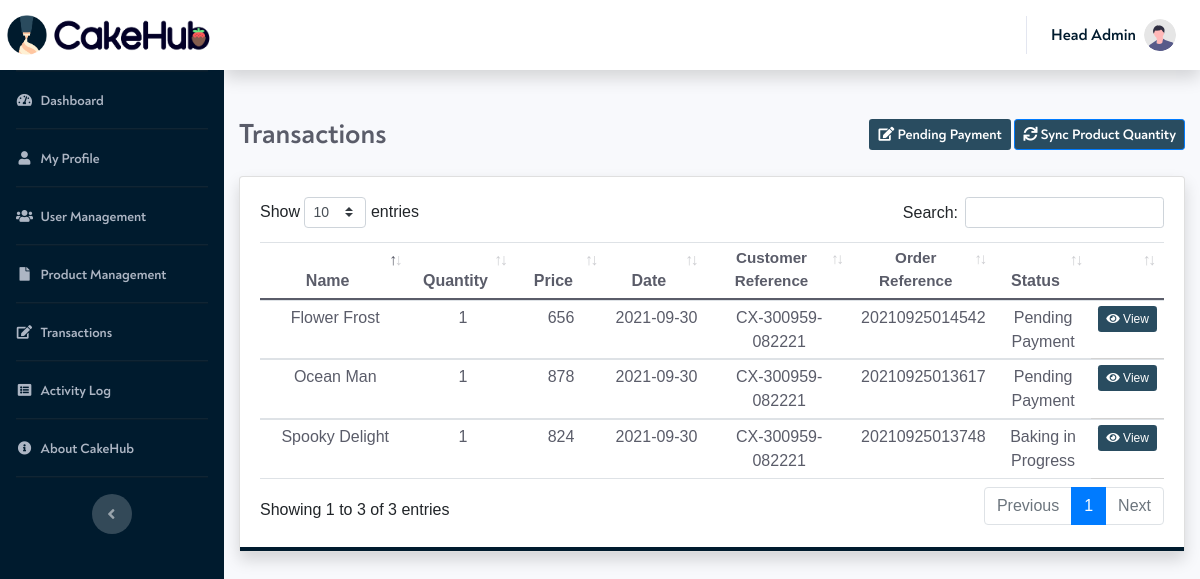
The app's page /adTransactions.php (signed in) with its own data.
### tables this page shows
CREATE TABLE `person` (
  `personID` varchar(30) NOT NULL,
  `personFname` varchar(100) NOT NULL,
  `personMname` varchar(100) NOT NULL,
  `personLname` varchar(100) NOT NULL,
  `personBakeryName` varchar(255) NOT NULL,
  `personGcash` varchar(255) NOT NULL,
  `personPaymaya` varchar(255) NOT NULL,
  `personCoinsPH` varchar(255) NOT NULL,
  `personImg` varchar(255) NOT NULL,
  `personDate` datetime NOT NULL
);

CREATE TABLE `cxcakeorder` (
  `cakeOrderID` varchar(15) NOT NULL,
  `cakeProdID` int(11) NOT NULL,
  `cakeDelivD` date NOT NULL,
  `cakeDelivT` varchar(10) NOT NULL,
  `cakeQty` int(11) NOT NULL,
  `cakeCandlesQty` int(11) NOT NULL,
  `cakeCompPrice` int(11) NOT NULL,
  `cakeStat` int(1) NOT NULL DEFAULT 1 COMMENT '1 = active\r\n2 = inactive / checked out\r\n3 = removed'
);

CREATE TABLE `product` (
  `prodID` int(11) NOT NULL,
  `prodName` varchar(25) NOT NULL,
  `prodDesc` varchar(200) NOT NULL,
  `prodTypeID` varchar(1) NOT NULL,
  `prodPrice` int(11) NOT NULL,
  `prodQty` int(11) NOT NULL,
  `prodSellerID` varchar(30) NOT NULL,
  `prodStat` int(1) NOT NULL DEFAULT 1,
  `prodImg` varchar(50) DEFAULT NULL
);

CREATE TABLE `cxcartorder` (
  `id` int(11) NOT NULL,
  `cartOrderID` varchar(30) NOT NULL,
  `cartCakeOID` varchar(15) DEFAULT NULL,
  `cartCustomOID` varchar(15) DEFAULT NULL,
  `cartTotalPrice` int(11) DEFAULT NULL,
  `cartDate` date DEFAULT NULL,
  `cartCxID` varchar(30) NOT NULL,
  `cartPaymentRefID` varchar(255) NOT NULL,
  `cartStat` int(1) NOT NULL DEFAULT 1 COMMENT '1 = not yet checked out\r\n2 = checked out / pending payment\r\n3 = paid but caked aint baked yet\r\n4 = cake baked but not yet delivered\r\n5 = delivered and done',
  `cartInstructions` varchar(250) DEFAULT NULL
);

### Views/_Transactions.php (the view, shortened to what this page needs)
<link href="SBAdmin2/vendor/datatables/dataTables.bootstrap4.min.css" rel="stylesheet">
<link href="SBAdmin2/vendor/select2/select2.min.css" rel="stylesheet">
<div class="d-sm-flex align-items-center justify-content-between mb-4">
    <h1 class="h3 mb-0 text-gray-800"><?php echo $title; ?></h1>
    <div>
        <button id="btnEditUser" class="btn btn-sm" style="background-color: #294C60; color: white;" data-toggle="modal" data-target="#ModalPaymentLookup">
            <i class="fas fa-edit"></i> Pending Payment
        </button>
        <a name="" id="" class="btn btn-primary btn-sm" href="SBAdmin2/includes/transactsync1.inc.php" role="button" style="background-color: #294C60; color: white;"><i class="fas fa-sync"></i>
            Sync Product Quantity
        </a>
    </div>
</div>
<div style="font-family: Arial;">
    <div class="card shadow mb-3">
        <div class="card-body" cellspacing="0" style="border-bottom: 0.25rem solid #001B2E;">
            <table class="table table-sm text-gray-800" width="100%" id="TransactionsTable" style="text-align: center;">
                <thead>
                    <tr role="row">
                        <th class="text-center sorting" style="width: 230px;">Name</th>
                        <th class="text-center sorting" style="width: 100px;">Quantity</th>
                        <th class="text-center sorting_asc" style="width: 100px;">Price</th>
                        <th class="text-center sorting_asc" style="width: 127.2px;">Date</th>
                        <th class="text-center sorting_asc" style="width: 180px; font-size: 95%">Customer Reference</th>
                        <th class="text-center sorting_asc" style="width: 130px; font-size: 95%">Order Reference</th>
                        <th class="text-center sorting_asc" style="width: 100px;">Status</th>
                        <th class="text-center sorting" style="width: 75px;"></th>
                    </tr>
                </thead>
                <tbody>
                    <?php
                        require_once "SBAdmin2/includes/dbh.inc.php";
                        $sql = "SELECT cxcakeorder.*, cxcartorder.*, product.prodName
                        FROM cxcakeorder
                        JOIN cxcartorder
                        ON cxcakeorder.cakeOrderID = cxcartorder.cartCakeOID
                        JOIN product
                        ON cxcakeorder.cakeProdID = product.ProdID
                        WHERE cartStat = '2'  OR cartStat = '3' OR cartStat = '4' OR cartStat = '5'
                        ORDER BY cartDate DESC";
                        if($result = mysqli_query($conn, $sql)){
                            if(mysqli_num_rows($result) > 0){
                                while($row = mysqli_fetch_array($result)){
                                    $id = $row['cartCakeOID'];
                                    echo "<tr>";
                                        echo "<td>" . $row['prodName'] . "</td>";
                                        echo "<td>" . $row['cakeQty'] . "</td>";
                                        echo "<td>" . $row['cakeCompPrice'] . "</td>";
                                        echo "<td>" . $row['cartDate'] . "</td>";
                                        echo "<td>" . $row['cartCxID'] . "</td>";
                                        echo "<td>" . $row['cartCakeOID'] . "</td>";
                                            if ($row['cartStat'] == 2){
                                            echo "<td> Pending Payment </td>";
                                            }
                                            else if ($row['cartStat'] == 3){
                                                echo "<td> Baking in Progress </td>";
                                            }
                                        echo "<form action='adTransactions.php'>";
                                            echo "<td class=' text-center' style='border-bottom: 1px solid lightgrey'>
                                                <button name='view-submit' value='".$id."' type='submit' class='btn btn-sm' style='font-size: 12px; border: none; background-color: #294C60; color: white;' data-toggle='modal' data-target='#ModalViewTransaction'  ><i class='fa fa-eye'></i> View</button>
                                            </td>";
                                        echo "</form>";
                                    echo "</tr>";
                                }
                            }
                        }    mysqli_close($conn);
                    ?>
                </tbody>
            </table>
        </div>
    </div>
</div>
</div>

### adTransactions.php (shortened to what this page needs)
<?php
    if(isset($_SESSION['urid'])){
        if($_SESSION['urid'] == 1 || $_SESSION['urid'] == 2 || $_SESSION['urid'] == 3 || $_SESSION['urid'] == 4 ||$_SESSION['urid'] == 6  ){
            $title = 'Transactions';
            include('_Layout.php');
        }
    }
    else{
        header("Location: adlogin.php?error=notloggedin");
        exit();
    }
?>

### _Layout.php (shortened to what this page needs)
<?php
    include "./SBAdmin2/includes/dbh.inc.php";
?>
<!DOCTYPE html>
<html>
<head>
    <link href="https://cdn.jsdelivr.net/npm/bootstrap@5.1.0/dist/css/bootstrap.min.css" rel="stylesheet">
    <link href="SBAdmin2/css/sb-admin-2.min.css" rel="stylesheet" type="text/css">
    <link href="SBAdmin2/vendor/fontawesome-free/css/all.min.css" rel="stylesheet" type="text/css">
</head>
<body id="page-top" style="font-family: NoahBold;">
<div id="wrapper">
<ul class="navbar-nav sidebar sidebar-dark accordion" id="accordionSidebar" style="background-color: #001B2E;">
    <a class="sidebar-brand d-flex align-items-center justify-content-center" href="adDashboard.php" style="background-color: white;">
        <div class="sidebar-brand-icon">
            <img src="SBAdmin2/img/C.png" height="40px;">
        </div>
        <div class="sidebar-brand-text mx-1">
            <img src="SBAdmin2/img/CH.png" height="40px;">
        </div>
    </a>
    <hr class="sidebar-divider my-0">
    <li class="nav-item active">
        <a class="nav-link" href="adDashboard.php">
            <i class="fas fa-fw fa-tachometer-alt" style="color: #ADB6C4"></i>
            <span style="color: #ADB6C4">Dashboard</span></a>
    </li>
    <hr class="sidebar-divider my-0">
    <li class="nav-item active">
        <a class="nav-link" href="adMyProfile.php">
            <i class="fas fa-fw fa-user" style="color: #ADB6C4"></i>
            <span style="color: #ADB6C4">My Profile</span></a>
    </li>
    <hr class="sidebar-divider my-0">
    <?php
        if($_SESSION['urid'] == 1 || $_SESSION['urid'] == 2 || $_SESSION['urid'] == 6  ){
            echo '
                <li class="nav-item active">
                    <a class="nav-link" href="adUserManagement.php">
                        <i class="fas fa-fw fa-users" style="color: #ADB6C4"></i>
                        <span style="color: #ADB6C4">User Management</span></a>
                </li>
                <hr class="sidebar-divider my-0">
            ';
        }
    ?>
    <?php
        if($_SESSION['urid'] == 1 || $_SESSION['urid'] == 2 ||  $_SESSION['urid'] == 3 || $_SESSION['urid'] == 4 || $_SESSION['urid'] == 6  ){
            echo '
                <li class="nav-item active">
                    <a class="nav-link" href="adFileManagement.php">
                        <i class="fas fa-fw fa-file" style="color: #ADB6C4"></i>
                        <span style="color: #ADB6C4">Product Management</span></a>
                </li>
                <hr class="sidebar-divider my-0">
            ';
        }
    ?>
    <?php
        if($_SESSION['urid'] == 1 || $_SESSION['urid'] == 2 || $_SESSION['urid'] == 3 || $_SESSION['urid'] == 4 || $_SESSION['urid'] == 6  ){
            echo '
                <li class="nav-item active">
                    <a class="nav-link" href="adTransactions.php">
                        <i class="fas fa-fw fa-edit" style="color: #ADB6C4"></i>
                        <span style="color: #ADB6C4">Transactions</span></a>
                </li>
                <hr class="sidebar-divider my-0">
            ';
        }
    ?>
    <?php
        if($_SESSION['urid'] == 1 || $_SESSION['urid'] == 2 || $_SESSION['urid'] == 6  ){
            echo '
                <li class="nav-item active">
                    <a class="nav-link" href="adActivityLog.php">
                        <i class="fas fa-fw fa-list-alt" style="color: #ADB6C4"></i>
                        <span style="color: #ADB6C4">Activity Log</span></a>
                </li>
            ';
        }
    ?>
    <?php
        if($_SESSION['urid'] == 1 || $_SESSION['urid'] == 2 || $_SESSION['urid'] == 6  ){
            echo '
                <hr class="sidebar-divider my-0">
                <li class="nav-item active">
                    <a class="nav-link" href="adAbout.php">
                        <i class="fas fa-fw fa-info-circle" style="color: #ADB6C4"></i>
                        <span style="color: #ADB6C4">About CakeHub</span></a>
                </li>
            ';
        }
    ?>
    <hr class="sidebar-divider d-none d-md-block">
    <div class="text-center d-none d-md-inline">
        <button class="rounded-circle border-0" id="sidebarToggle"></button>
    </div>
    </ul>
    <div id="content-wrapper" class="d-flex flex-column">
        <div id="content">
        <nav class="navbar navbar-expand navbar-light topbar mb-4 static-top shadow" style="background-color: white;">
        <ul class="navbar-nav ml-auto">
            <li class="nav-item dropdown no-arrow">
                <a class="nav-link dropdown-toggle" href="#" id="userDropdown" role="button"
                    data-toggle="dropdown" aria-haspopup="true" aria-expanded="false">
                    <span class="mr-2 d-none d-lg-inline large" style="color: #001B2E;">
                    <?php
                        echo $_SESSION['ufn'];
                    ?>
                    </span>
                    <?php require 'SBAdmin2/includes/userdisp.inc.php';  ?>
                </a>
            </li>
            </ul>
            </nav>
            <div class="container-fluid">
                <?php include($childView); ?>
            </div>
        </div>
    </div>
    <link rel="stylesheet" href="https://cdnjs.cloudflare.com/ajax/libs/twitter-bootstrap/4.5.2/css/bootstrap.css">
    <link rel="stylesheet" href="https://cdn.datatables.net/1.10.23/css/dataTables.bootstrap4.min.css.css">
</body>
</html>

### SBAdmin2/includes/userdisp.inc.php
<?php
        require 'SBAdmin2/includes/dbh.inc.php';
        $loginID = $_SESSION['userId'];
        $sql = "SELECT userPersonID FROM user WHERE userID='$loginID'";
        $result = mysqli_query($conn, $sql);
        if(mysqli_num_rows($result) > 0){
            while ($row = mysqli_fetch_assoc($result)){
                $id = $row['userPersonID'];
                $sqlImg = "SELECT personImg FROM person WHERE personID = '$id'";
                $resultImg = mysqli_query($conn, $sqlImg);
                while ($rowImg = mysqli_fetch_assoc($resultImg)){
                        if ($rowImg['personImg']=='not set'){
                            echo "<img class='img-profile rounded-circle' src='SBAdmin2/img/undraw_profile.svg'> ";
                        }
                        else{
                            echo "<img class='img-profile rounded-circle' src='SBAdmin2/includes/".$rowImg['personImg']."?".mt_rand()."'>";
                        }
                }
            }
        }

### records on screen
cxcakeorder: cakeProdID.prodName "Ocean Man", cakeQty "1", cakeCompPrice "878", cxcartorder.cartDate "2021-09-30", cxcartorder.cartCxID "CX-300959-082221", cxcartorder.cartCakeOID "20210925013617", shows "Pending Payment"
cxcakeorder: cakeProdID.prodName "Spooky Delight", cakeQty "1", cakeCompPrice "824", cxcartorder.cartDate "2021-09-30", cxcartorder.cartCxID "CX-300959-082221", cxcartorder.cartCakeOID "20210925013748", shows "Baking in Progress"
cxcakeorder: cakeProdID.prodName "Flower Frost", cakeQty "1", cakeCompPrice "656", cxcartorder.cartDate "2021-09-30", cxcartorder.cartCxID "CX-300959-082221", cxcartorder.cartCakeOID "20210925014542", shows "Pending Payment"

### other values on screen
$_SESSION['ufn'] "Head Admin"
$title "Transactions"
